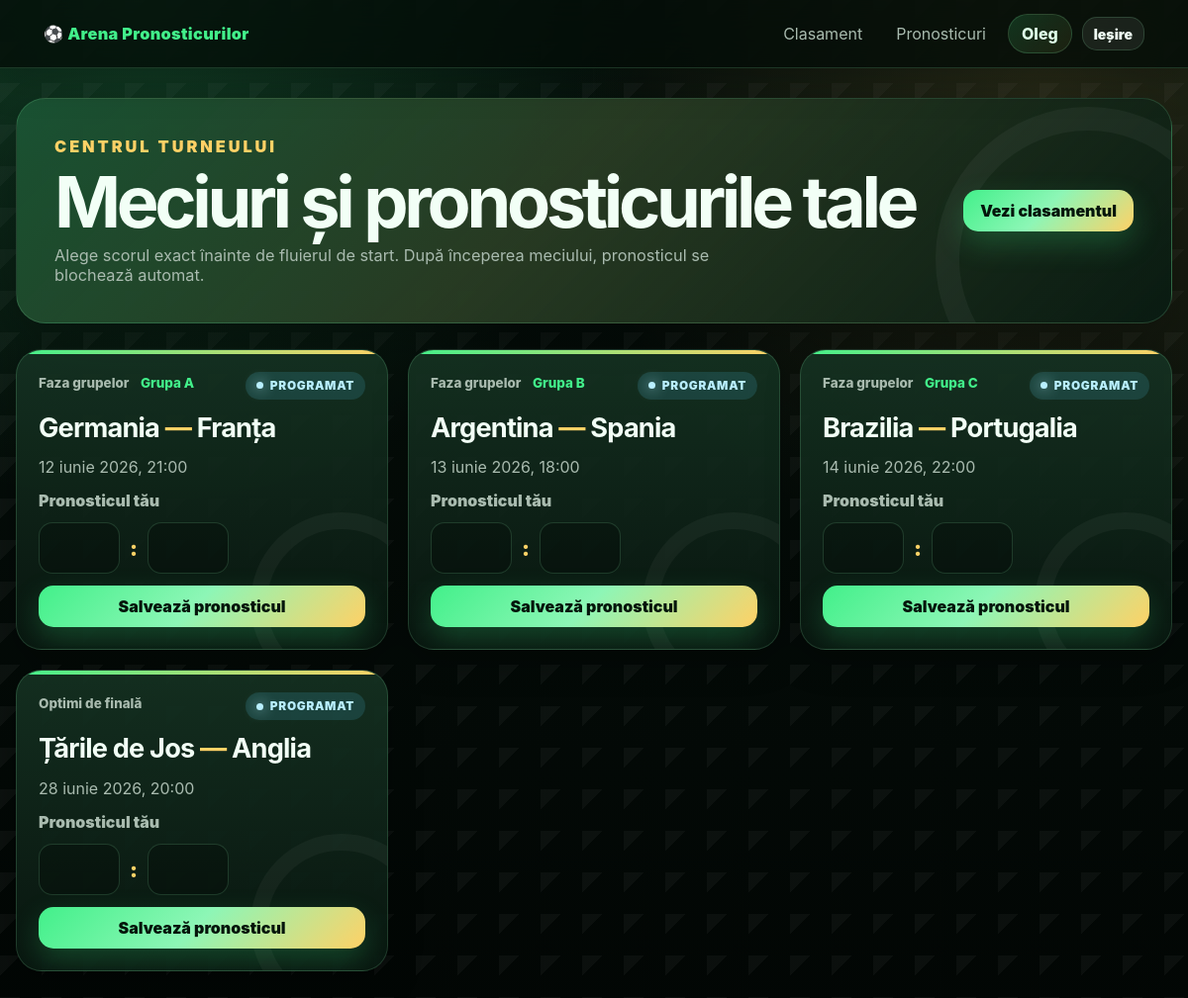
Page /index.php (signed in) on the committed database.
### tables this page shows
CREATE TABLE IF NOT EXISTS users (
    id INT UNSIGNED AUTO_INCREMENT PRIMARY KEY,
    login VARCHAR(80) NOT NULL UNIQUE,
    password_hash VARCHAR(255) NOT NULL,
    role ENUM('admin', 'user') NOT NULL DEFAULT 'user',
    display_name VARCHAR(120) NOT NULL,
    created_at TIMESTAMP NOT NULL DEFAULT CURRENT_TIMESTAMP,
    updated_at TIMESTAMP NOT NULL DEFAULT CURRENT_TIMESTAMP ON UPDATE CURRENT_TIMESTAMP
);

CREATE TABLE IF NOT EXISTS matches (
    id INT UNSIGNED AUTO_INCREMENT PRIMARY KEY,
    tournament_stage VARCHAR(120) NOT NULL,
    group_name VARCHAR(80) NULL,
    team_home VARCHAR(120) NOT NULL,
    team_away VARCHAR(120) NOT NULL,
    match_datetime DATETIME NOT NULL,
    home_score TINYINT UNSIGNED NULL,
    away_score TINYINT UNSIGNED NULL,
    status ENUM('scheduled', 'live', 'finished') NOT NULL DEFAULT 'scheduled',
    created_at TIMESTAMP NOT NULL DEFAULT CURRENT_TIMESTAMP,
    updated_at TIMESTAMP NOT NULL DEFAULT CURRENT_TIMESTAMP ON UPDATE CURRENT_TIMESTAMP,
    INDEX idx_matches_datetime (match_datetime),
    INDEX idx_matches_status (status)
);

### db.php (called while the page is built, shortened)
<?php
function getDb(): PDO
{
    static $pdo = null;
    if ($pdo === null) {
        $dsn = 'mysql:host=' . DB_HOST . ';dbname=' . DB_NAME . ';charset=utf8mb4';
        $pdo = new PDO($dsn, DB_USER, DB_PASS, [
            PDO::ATTR_ERRMODE => PDO::ERRMODE_EXCEPTION,
            PDO::ATTR_DEFAULT_FETCH_MODE => PDO::FETCH_ASSOC,
            PDO::ATTR_EMULATE_PREPARES => false,
        ]);
    }
    return $pdo;
}

### includes/auth.php (called while the page is built, shortened)
<?php
require_once __DIR__ . '/../db.php';
require_once __DIR__ . '/helpers.php';
function currentUser(): ?array
{
    $stmt = getDb()->prepare('SELECT id, login, role, display_name FROM users WHERE id = ?');
    $stmt->execute([$_SESSION['user_id']]);
    $user = $stmt->fetch();
    return $user ?: null;
}

### index.php (the view, shortened to what this page needs)
<?php
require_once __DIR__ . '/includes/auth.php';
$user = requireLogin();
$pdo = getDb();
$stmt = $pdo->prepare(
    'SELECT m.*, p.predicted_home_score, p.predicted_away_score, p.points
     FROM matches m
     LEFT JOIN predictions p ON p.match_id = m.id AND p.user_id = ?
     ORDER BY m.match_datetime ASC, m.id ASC'
);
$stmt->execute([$user['id']]);
$matches = $stmt->fetchAll();
require __DIR__ . '/includes/header.php';
?>
<section class="hero">
    <div>
        <p class="eyebrow">Centrul turneului</p>
        <h1>Meciuri și pronosticurile tale</h1>
        <p>Alege scorul exact înainte de fluierul de start. După începerea meciului, pronosticul se blochează automat.</p>
    </div>
    <a class="btn btn-primary" href="leaderboard.php">Vezi clasamentul</a>
</section>
<div class="match-grid">
<?php foreach ($matches as $match): ?>
    <?php
    $locked = isMatchLocked($match['match_datetime']);
    $secondsLeft = secondsUntilMatch($match['match_datetime']);
    $hasPrediction = $match['predicted_home_score'] !== null;
    ?>
    <article class="match-card">
        <div class="match-card-head">
            <div>
                <span class="stage"><?= e($match['tournament_stage']) ?></span>
                <?php if ($match['group_name']): ?><span class="group"><?= e($match['group_name']) ?></span><?php endif; ?>
            </div>
            <?= statusBadge($match['status']) ?>
        </div>
        <h2><?= e($match['team_home']) ?> <span>—</span> <?= e($match['team_away']) ?></h2>
        <div class="match-time">
            <?php if (!$locked && $secondsLeft <= 86400): ?>
                Până la start: <strong class="countdown" data-start="<?= e((new DateTime($match['match_datetime'], new DateTimeZone(APP_TIMEZONE)))->format(DateTime::ATOM)) ?>">--:--:--</strong>
            <?php else: ?>
                <?= e(formatMatchDate($match['match_datetime'])) ?>
            <?php endif; ?>
        </div>
        <?php if (!$locked): ?>
            <form action="save_prediction.php" method="post" class="prediction-form">
                <label>Pronosticul tău</label>
                <div class="score-inputs">
                    <input type="number" name="predicted_home_score" min="0" max="20" required value="<?= $hasPrediction ? (int) $match['predicted_home_score'] : '' ?>">
                    <span>:</span>
                    <input type="number" name="predicted_away_score" min="0" max="20" required value="<?= $hasPrediction ? (int) $match['predicted_away_score'] : '' ?>">
                </div>
                <button class="btn btn-primary" type="submit"><?= $hasPrediction ? 'Actualizează pronosticul' : 'Salvează pronosticul' ?></button>
            </form>
        <?php endif; ?>
    </article>
<?php endforeach; ?>
</div>
<?php require __DIR__ . '/includes/footer.php'; ?>

### includes/header.php (shortened to what this page needs)
<?php
require_once __DIR__ . '/auth.php';
$user = currentUser();
$isAdminPage = str_contains($_SERVER['SCRIPT_NAME'] ?? '', '/admin/');
$basePrefix = $isAdminPage ? '../' : '';
?>
<!doctype html>
<html lang="ro">
<head>
    <link rel="stylesheet" href="<?= $basePrefix ?>assets/css/style.css">
</head>
<body>
<header class="topbar">
    <a class="brand" href="<?= $basePrefix ?>index.php">⚽ Arena Pronosticurilor</a>
    <nav class="nav">
        <?php if ($user): ?>
            <a href="<?= $basePrefix ?>leaderboard.php">Clasament</a>
            <a href="<?= $basePrefix ?>predictions_matrix.php">Pronosticuri</a>
            <span class="user-chip"><?= e($user['display_name']) ?></span>
            <a class="btn btn-small" href="<?= $basePrefix ?>logout.php">Ieșire</a>
        <?php endif; ?>
    </nav>
</header>
<main class="container">

### includes/helpers.php (shortened to what this page needs)
<?php
function e(?string $value): string
{
    return htmlspecialchars((string) $value, ENT_QUOTES, 'UTF-8');
}
function formatMatchDate(string $dateTime): string
{
    $date = new DateTime($dateTime, new DateTimeZone(APP_TIMEZONE));
    $months = [
        1 => 'ianuarie', 2 => 'februarie', 3 => 'martie', 4 => 'aprilie',
        5 => 'mai', 6 => 'iunie', 7 => 'iulie', 8 => 'august',
        9 => 'septembrie', 10 => 'octombrie', 11 => 'noiembrie', 12 => 'decembrie',
    ];
    return $date->format('j') . ' ' . $months[(int) $date->format('n')] . ' ' . $date->format('Y, H:i');
}
function isMatchLocked(string $dateTime): bool
{
    $now = new DateTime('now', new DateTimeZone(APP_TIMEZONE));
    $matchTime = new DateTime($dateTime, new DateTimeZone(APP_TIMEZONE));
    return $now >= $matchTime;
}
function secondsUntilMatch(string $dateTime): int
{
    $now = new DateTime('now', new DateTimeZone(APP_TIMEZONE));
    $matchTime = new DateTime($dateTime, new DateTimeZone(APP_TIMEZONE));
    return max(0, $matchTime->getTimestamp() - $now->getTimestamp());
}
function statusBadge(string $status): string
{
    $labels = [
        'scheduled' => 'Programat',
        'live' => 'În direct',
        'finished' => 'Finalizat',
    ];
    $label = $labels[$status] ?? ucfirst($status);
    return '<span class="badge badge-' . e($status) . '">' . e($label) . '</span>';
}

### rows in the picture
users: display_name "Oleg"
matches: tournament_stage "Faza grupelor", group_name "Grupa A", status "PROGRAMAT", team_home "Germania", team_away "Franța", match_datetime "12 iunie 2026, 21:00"
matches: tournament_stage "Faza grupelor", group_name "Grupa B", status "PROGRAMAT", team_home "Argentina", team_away "Spania", match_datetime "13 iunie 2026, 18:00"
matches: tournament_stage "Faza grupelor", group_name "Grupa C", status "PROGRAMAT", team_home "Brazilia", team_away "Portugalia", match_datetime "14 iunie 2026, 22:00"
matches: tournament_stage "Optimi de finală", status "PROGRAMAT", team_home "Țările de Jos", team_away "Anglia", match_datetime "28 iunie 2026, 20:00"
